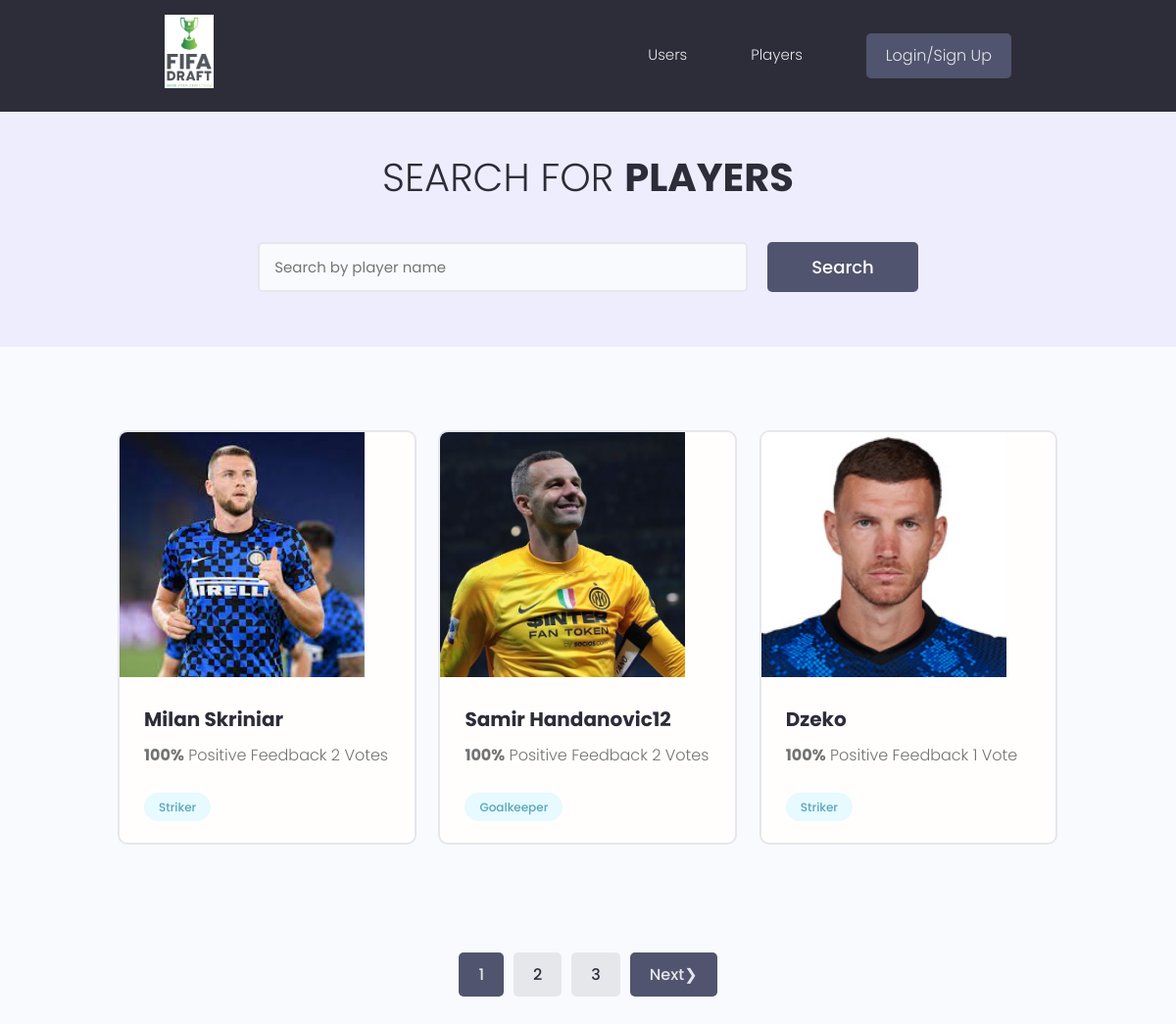
Screenshot of /players/ with the database file from the repository.
### first_project/models.py (models this page shows, shortened)
class Player(models.Model):
    owner = models.ForeignKey(Profile, null=True, blank=True, on_delete=models.CASCADE)
    title = models.CharField(max_length=200)
    description = models.TextField(null=True, blank=True)
    featured_image = models.ImageField(null=True, blank=True, default="default.jpg")
    demo_link = models.CharField(max_length=2000, null=True, blank=True)
    source_link = models.CharField(max_length=2000, null=True, blank=True)
    tags = models.ManyToManyField("Tag", blank=True)
    vote_total = models.IntegerField(default=0, null=True, blank=True)
    vote_ratio = models.IntegerField(default=0, null=True, blank=True)
    created = models.DateTimeField(auto_now_add=True)
    id = models.UUIDField(
        default=uuid.uuid4, unique=True, primary_key=True, editable=False
    )
    class Meta:
        ordering = ["-vote_ratio", "-vote_total", "title"]
    @property
    def image_url(self):
        try:
            url = self.featured_image.url
        except:
            url = 'http://127.0.0.1:8000/images/default.jpg'
        return url

class Tag(models.Model):
    name = models.CharField(max_length=200)
    created = models.DateTimeField(auto_now_add=True)
    id = models.UUIDField(
        default=uuid.uuid4, unique=True, primary_key=True, editable=False
    )
    def __str__(self):
        return self.name

### first_project/views.py (the view)
# urls.py: path("players/", views.get_players),
def players(request):
    players, search_query = search_players(request)
    results_on_page = 3
    custom_range, players = pagination_project(request, players, results_on_page)
    context = {
        "players": players,
        "search_query": search_query,
        "custom_range": custom_range,
    }
    return render(request, "first_project/projects.html", context)

### first_project/utils.py (called while the page is built)
def pagination_project(request, players, results_on_page):
    page = request.GET.get("page")
    paginator = Paginator(players, results_on_page)
    try:
        players = paginator.page(page)
    except PageNotAnInteger:
        page = 1
        players = paginator.page(page)
    except EmptyPage:
        page = paginator.num_pages
        players = paginator.page(page)
    left_index = int(page) - 2
    if left_index < 1:
        left_index = 1
    right_index = int(page) + 3
    if right_index > paginator.num_pages:
        right_index = paginator.num_pages + 1
    custom_range = range(left_index, right_index)
    return custom_range, players

def search_players(request):
    search_query = ""
    if request.GET.get("search_query"):
        search_query = request.GET.get("search_query")
    tags = Tag.objects.filter(name__icontains=search_query)
    players = Player.objects.distinct().filter(
        Q(title__icontains=search_query)
        | Q(description__icontains=search_query)
        | Q(owner__name__icontains=search_query)
        | Q(tags__in=tags)
    )
    return players, search_query

### first_project/templates/first_project/projects.html (shortened to what this page needs)
{% extends 'main.html' %}
{% block content %}
  <main class="projects">
    <section class="hero-section text-center">
      <div class="container container--narrow">
        <div class="hero-section__box">
          <h2>Search for <span>Players</span></h2>
        </div>
        <div class="hero-section__search">
          <form class="form" action="{% url 'players' %}" method="get">
            <div class="form__field">
              <input class="input input--text" id="formInput#search" type="text" name="search_query"
                placeholder="Search by player name" value="{{search_query}}" />
            </div>
            <input class="btn btn--sub btn--lg" type="submit" value="Search" />
          </form>
        </div>
      </div>
    </section>
    <section class="projectsList">
      <div class="container">
        <div class="grid grid--three">
            {% for player in players %}
          <div class="column">
            <div class="card project">
              <a href="{% url 'player' player.id %}" class="project">
                <img class="project__thumbnail" style='max-width:250px;' src="{{player.image_url}}" alt="project thumbnail" />
                <div class="card__body">
                  <h3 class="project__title">{{player.title}}</h3>
                  <p class="project--rating">
                    <span style="font-weight: bold;">{{player.vote_ratio}}%</span> Positive
                    Feedback {{ player.vote_total }} Vote{{player.vote_total|pluralize:"s"}}
                  </p>
                  <div class="project__tags">
                    <span class="tag tag--pill tag--main">
                     {% for tag in player.tags.all %}
                      <small>{{tag}}</small>
                      {% endfor %}
                    </span>
                  </div>
                </div>
              </a>
            </div>
          </div>
            {% endfor %}
        </div>
      </div>
    </section>
    {% include 'pagination.html' with queryset=players search_query=search_query %}
  </main>
{% endblock content %}

### static/styles/app.css (style rules this page uses)
:root { --color-sub: #2d2d39; }
.btn--sub { background-color: var(--color-sub-light); }
.card { border: 2px solid var(--color-light); }
img { width: 100%; }
.hero-section { height: 40vh; display: flex; align-items: center; background-color: var(--color-sub); }
.hero-section__box { margin-bottom: 4rem; }
.hero-section__box > h2, .hero-section__box > h2 > span { font-size: 4rem; color: var(--color-light); line-height: 1.3; text-transform: uppercase; }
.hero-section__box > h2 { font-weight: 300; }
.hero-section__box > h2 > span { font-weight: 700; }
.hero-section__search > .form { display: flex; align-items: center; justify-content: center; gap: 2rem; }
.hero-section__search > .form input.input--text { width: 50rem; }
.project--rating { margin-bottom: 1.6em; margin-top: .5em; }
.projects > .hero-section { background: var(--color-sub-lighter); height: 30vh; }
.projects .hero-section__box { margin-bottom: 2.5rem; }
.projects .hero-section__box > h2 { color: var(--color-sub); }
.projects .hero-section__box > h2 > span { font-weight: 700; color: var(--color-sub); }
.projectsList { margin-top: 8rem; }
.project__thumbnail { height: 25rem; object-fit: cover; object-position: top center; }
.project__title { font-size: 2rem; font-weight: 700; color: var(--color-sub); }

### static/uikit/styles/modules/_variables.css (style rules this page uses)
:root { --color-main: #5aa5b9; --color-main-light: #e6faff; --color-sub: #3f4156; --color-sub-light: #51546e; --color-sub-lighter: #ededfd; --color-text: #737373; --color-gray: #8b8b8b; --color-light: #e5e7eb; --color-light-gray: #767676; --color-bg: #f8fafd; --color-white: #fffefd; --color-white-light: #f3f3f3; --color-success: #359e64; --color-success-bg: #def8e8; --color-error: #fc4b0b; --color-error-bg: #fff2ee; --font-base: 'Poppins', arial, helvetica, 'Segoe UI', roboto, ubuntu, sans-serif; --font-monospace: 'Fira Code', 'Courier New', courier, monospace; --font-regular: 300; --font-medium: 500; --font-bold: 700; --generic-shadow: 1px 1px 5px #00000010; --generic-transition: all 0.3s ease-in-out; }

### static/uikit/styles/modules/_base.css (style rules this page uses)
* { margin: 0; padding: 0; box-sizing: border-box; text-rendering: optimizeLegibility; color: inherit; font-size: inherit; }
html { font-size: 50%; }
@media only screen and (min-width: 480px) { html { font-size: 56.25%; } }
@media only screen and (min-width: 1200px) { html { font-size: 62.5%; } }
body { line-height: 1.6; font-weight: 400; font-size: 1.5rem; color: var(--color-text); background-color: var(--color-bg); min-height: 100vh; }

### static/uikit/styles/modules/_typography.css (style rules this page uses)
* { font-family: var(--font-base); }
h2 { font-size: 3.6rem; font-weight: var(--font-bold); }
h3 { font-size: 3.2rem; font-weight: var(--font-medium); }
p, span, strong { font-size: 1.6rem; color: var(--color-text); font-weight: var(--font-regular); }
a { padding-bottom: 2px; text-decoration: none; display: inline-block; color: var(--color-main); font-weight: var(--font-medium); }

### static/uikit/styles/modules/_utilities.css (style rules this page uses)
.container { width: 92%; max-width: 165rem; margin: 0 auto; box-sizing: border-box; }
.container--narrow { width: 92%; max-width: 120rem; }
@media screen and (min-width: 1000px) { .container { width: 90%; } }
@media screen and (min-width: 1000px) { .container--narrow { width: 85%; } }
@media screen and (min-width: 1200px) { .container { width: 80%; } }
@media screen and (min-width: 1200px) { .container--narrow { width: 72%; } }
.text-center { text-align: center; }

### static/uikit/styles/modules/_button.css (style rules this page uses)
.btn { display: inline-block; position: relative; cursor: pointer; background-color: var(--color-light); font-weight: var(--font-medium); color: var(--color-sub); text-decoration: none; padding: 1rem 2rem; border-radius: 0.5rem; border: none; width: -webkit-fit-content; width: -moz-fit-content; width: fit-content; height: -webkit-fit-content; height: -moz-fit-content; height: fit-content; font-size: 1.6rem; outline-width: 0; outline-color: transparent; -webkit-backface-visibility: hidden; backface-visibility: hidden; transition: all 0.3s ease-in-out; }
.btn--sub { background-color: var(--color-sub); color: var(--color-white); }
.btn--lg { font-size: 1.8rem; padding: 1.2rem 4.5rem; }

### static/uikit/styles/modules/_card.css (style rules this page uses)
.card { border-radius: 1rem; background-color: var(--color-white); border: 1.5px solid var(--color-light); width: auto; height: auto; margin-top: 0.5rem; margin-bottom: 0.5rem; overflow: hidden; }
.card__body, .card__header { padding: 2rem 2.5rem; }

### rows the page displays
Player: image_url (picture), title "Milan Skriniar", vote_ratio "100", vote_total "2"
Tag: name "Striker"
Player: image_url (picture), title "Samir Handanovic12", vote_ratio "100", vote_total "2"
Tag: name "Goalkeeper"
Player: image_url (picture), title "Dzeko", vote_ratio "100", vote_total "1"

### other values shown
{{ page }} "1"
{{ page }} "2" "3"
